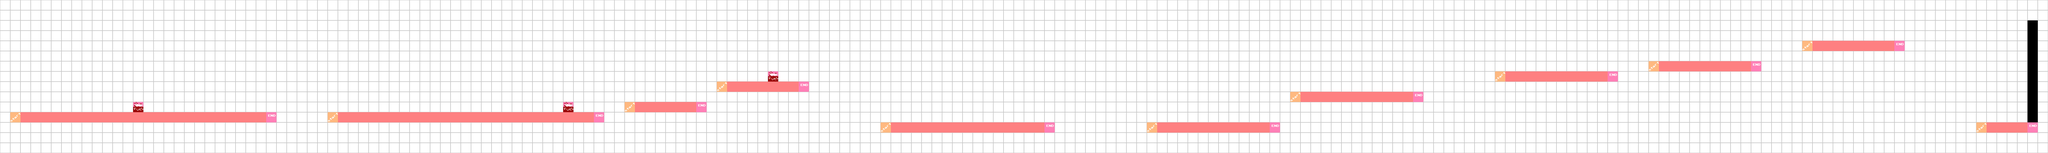

The image is a tile-based game level rendered from a .tmx file. Its description and source (layers, tilesets, objects; grid data summarised) follow:
An orthogonal 200x15 tile map with 32x32 px tiles, 3 tile layers (Hintergrund, Boden, Kollision), 2 tilesets.

<map version="1.0" orientation="orthogonal" width="200" height="15" tilewidth="32" tileheight="32">
 <tileset firstgid="1" name="tiles" tilewidth="32" tileheight="32" spacing="1">
  <image source="../img/tileset.png" width="65" height="32" />
 </tileset>
 <tileset firstgid="3" name="collision" tilewidth="32" tileheight="32">
  <image source="../img/collision.jpg" trans="ff9a26" width="128" height="32" />
  <tile id="0">
   <properties>
    <property name="collision" value="true" />
   </properties>
  </tile>
 </tileset>
 <layer name="Hintergrund" width="200" height="15">
  <data>[3000 cells, 3000 non-empty, 1 distinct tile ids]</data>
 </layer>
 <layer name="Boden" width="200" height="15">
  <data>[3000 cells, 162 non-empty, 1 distinct tile ids]</data>
 </layer>
 <layer name="Kollision" width="200" height="15">
  <properties>
   <property name="collision" value="true" />
  </properties>
  <data>[3000 cells, 155 non-empty, 4 distinct tile ids]</data>
 </layer>
</map>